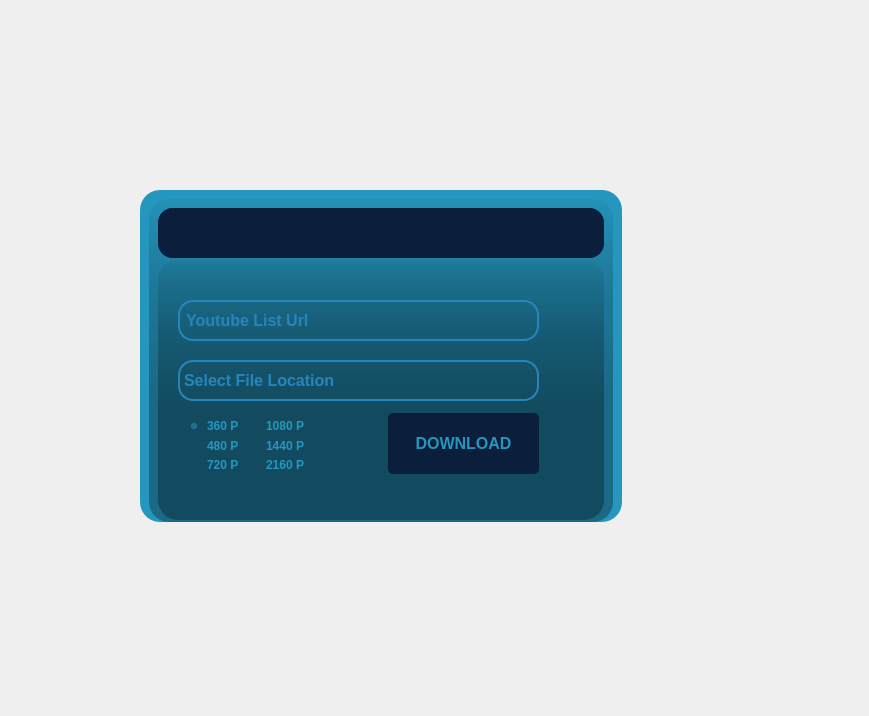
<?xml version="1.0" encoding="UTF-8"?>
<ui version="4.0">
 <class>Form</class>
 <widget class="QWidget" name="Form">
  <property name="geometry">
   <rect>
    <x>0</x>
    <y>0</y>
    <width>869</width>
    <height>716</height>
   </rect>
  </property>
  <property name="windowTitle">
   <string>Form</string>
  </property>
  <widget class="QFrame" name="frm_outer">
   <property name="geometry">
    <rect>
     <x>140</x>
     <y>190</y>
     <width>482</width>
     <height>332</height>
    </rect>
   </property>
   <property name="sizePolicy">
    <sizepolicy hsizetype="Expanding" vsizetype="Expanding">
     <horstretch>0</horstretch>
     <verstretch>0</verstretch>
    </sizepolicy>
   </property>
   <property name="maximumSize">
    <size>
     <width>800</width>
     <height>600</height>
    </size>
   </property>
   <property name="styleSheet">
    <string notr="true">background-color:#2596be;
border-radius:20px;
</string>
   </property>
   <property name="frameShape">
    <enum>QFrame::StyledPanel</enum>
   </property>
   <property name="frameShadow">
    <enum>QFrame::Raised</enum>
   </property>
   <layout class="QVBoxLayout" name="verticalLayout_3">
    <property name="bottomMargin">
     <number>0</number>
    </property>
    <item>
     <widget class="QFrame" name="frm_middle">
      <property name="sizePolicy">
       <sizepolicy hsizetype="Expanding" vsizetype="Expanding">
        <horstretch>0</horstretch>
        <verstretch>0</verstretch>
       </sizepolicy>
      </property>
      <property name="styleSheet">
       <string notr="true">background-color:qlineargradient(spread:pad,x1:0,y1:0,x2:0,y2:0.715909,stop:0 rgba(0,0,0,9), stop:0.375 rgba(0,0,0,50),stop:0.835227 rgba(0,0,0,75));
border-radius:20px;
</string>
      </property>
      <property name="frameShape">
       <enum>QFrame::StyledPanel</enum>
      </property>
      <property name="frameShadow">
       <enum>QFrame::Raised</enum>
      </property>
      <layout class="QVBoxLayout" name="verticalLayout_2">
       <property name="bottomMargin">
        <number>0</number>
       </property>
       <item>
        <widget class="QFrame" name="frm_inside">
         <property name="sizePolicy">
          <sizepolicy hsizetype="Expanding" vsizetype="Expanding">
           <horstretch>0</horstretch>
           <verstretch>0</verstretch>
          </sizepolicy>
         </property>
         <property name="styleSheet">
          <string notr="true">/* FRAME STYLE */
QFrame{
    background-color: transparent;
    border-radius: 15px;
}

/* BUTTON STYLE */
QPushButton{
    background-color: transparent;
	color: #2596be;
	border-radius: 5px;
	padding: 8px 10px; /* Adjust the padding for the pop-up effect */
	box-shadow: 2px 2px 5px rgba(0, 0, 0, 0.2); /* Add a box shadow for the pop-up effect */
}

QPushButton:hover{
	background-color: qlineargradient(spread:pad, x1:0, y1:0.505682, x2:1, y2:0.477, stop:0 rgba(37, 150, 190, 200), stop:1 rgba(85, 98, 112, 226));
}

QPushButton:pressed{
	padding-left: 8px;
	padding-top: 10px;
	background-color: rgba(105, 118, 132, 200);
	box-shadow: none; /* Remove the box shadow when pressed */
}


QStackedWidget{    
	background-color: transparent;
	border-radius:15px;
}

#lbl_file_location {
    background-color: transparent;
    color: #2586be;
    border-radius: 15px;
    border: 2px solid #2586be;
}

#lineEdit_url{
    background-color: transparent;
    color: #2586be;
    border-radius: 15px;
    border: 2px solid #2586be;
}</string>
         </property>
         <property name="frameShape">
          <enum>QFrame::StyledPanel</enum>
         </property>
         <property name="frameShadow">
          <enum>QFrame::Raised</enum>
         </property>
         <layout class="QVBoxLayout" name="verticalLayout_4">
          <property name="spacing">
           <number>2</number>
          </property>
          <property name="leftMargin">
           <number>0</number>
          </property>
          <property name="topMargin">
           <number>0</number>
          </property>
          <property name="rightMargin">
           <number>0</number>
          </property>
          <property name="bottomMargin">
           <number>2</number>
          </property>
          <item>
           <widget class="QFrame" name="frm_header">
            <property name="minimumSize">
             <size>
              <width>0</width>
              <height>50</height>
             </size>
            </property>
            <property name="styleSheet">
             <string notr="true">QFrame{
background-color:#0b1e3b;
border-radius:15px;
}
QPushButton{
	background-color: transparent;
	color:rgba(255, 255, 255, 210);
	border-radius:5px;
}
QPushButton:hover{
	background-color: qlineargradient(spread:pad, x1:0, y1:0.505682, x2:1, y2:0.477, stop:0 rgba(40, 67, 98, 219), stop:1 rgba(105, 118, 132, 226));
}
QPushButton:pressed{
	padding-left:5px;
	padding-top:5px;
	background-color:rgba(105, 118, 132, 200);
}</string>
            </property>
            <property name="frameShape">
             <enum>QFrame::StyledPanel</enum>
            </property>
            <property name="frameShadow">
             <enum>QFrame::Raised</enum>
            </property>
            <layout class="QHBoxLayout" name="horizontalLayout">
             <property name="spacing">
              <number>0</number>
             </property>
             <property name="leftMargin">
              <number>0</number>
             </property>
             <property name="topMargin">
              <number>0</number>
             </property>
             <property name="rightMargin">
              <number>0</number>
             </property>
             <property name="bottomMargin">
              <number>0</number>
             </property>
             <item alignment="Qt::AlignLeft">
              <widget class="QFrame" name="frm_contact_info">
               <property name="styleSheet">
                <string notr="true"/>
               </property>
               <property name="frameShape">
                <enum>QFrame::StyledPanel</enum>
               </property>
               <property name="frameShadow">
                <enum>QFrame::Raised</enum>
               </property>
               <layout class="QHBoxLayout" name="horizontalLayout_3">
                <item>
                 <widget class="QPushButton" name="btn_github">
                  <property name="cursor">
                   <cursorShape>PointingHandCursor</cursorShape>
                  </property>
                  <property name="text">
                   <string/>
                  </property>
                  <property name="icon">
                   <iconset resource="Icons/youtube.qrc">
                    <normaloff>:/Icons/github.svg</normaloff>:/Icons/github.svg</iconset>
                  </property>
                  <property name="iconSize">
                   <size>
                    <width>40</width>
                    <height>40</height>
                   </size>
                  </property>
                 </widget>
                </item>
                <item>
                 <widget class="QPushButton" name="btn_linkedin">
                  <property name="cursor">
                   <cursorShape>PointingHandCursor</cursorShape>
                  </property>
                  <property name="text">
                   <string/>
                  </property>
                  <property name="icon">
                   <iconset resource="Icons/youtube.qrc">
                    <normaloff>:/Icons/linkedin.svg</normaloff>:/Icons/linkedin.svg</iconset>
                  </property>
                  <property name="iconSize">
                   <size>
                    <width>40</width>
                    <height>40</height>
                   </size>
                  </property>
                 </widget>
                </item>
                <item>
                 <widget class="QPushButton" name="btn_cv">
                  <property name="cursor">
                   <cursorShape>PointingHandCursor</cursorShape>
                  </property>
                  <property name="text">
                   <string/>
                  </property>
                  <property name="icon">
                   <iconset resource="Icons/youtube.qrc">
                    <normaloff>:/Icons/paperclip.svg</normaloff>:/Icons/paperclip.svg</iconset>
                  </property>
                  <property name="iconSize">
                   <size>
                    <width>40</width>
                    <height>40</height>
                   </size>
                  </property>
                 </widget>
                </item>
                <item>
                 <widget class="QPushButton" name="btn_email">
                  <property name="cursor">
                   <cursorShape>PointingHandCursor</cursorShape>
                  </property>
                  <property name="text">
                   <string/>
                  </property>
                  <property name="icon">
                   <iconset resource="Icons/youtube.qrc">
                    <normaloff>:/Icons/mail.svg</normaloff>:/Icons/mail.svg</iconset>
                  </property>
                  <property name="iconSize">
                   <size>
                    <width>40</width>
                    <height>40</height>
                   </size>
                  </property>
                 </widget>
                </item>
               </layout>
              </widget>
             </item>
             <item alignment="Qt::AlignRight">
              <widget class="QFrame" name="frm_top_right">
               <property name="styleSheet">
                <string notr="true"/>
               </property>
               <property name="frameShape">
                <enum>QFrame::StyledPanel</enum>
               </property>
               <property name="frameShadow">
                <enum>QFrame::Raised</enum>
               </property>
               <layout class="QHBoxLayout" name="horizontalLayout_2">
                <property name="spacing">
                 <number>2</number>
                </property>
                <property name="leftMargin">
                 <number>2</number>
                </property>
                <property name="topMargin">
                 <number>0</number>
                </property>
                <property name="rightMargin">
                 <number>2</number>
                </property>
                <property name="bottomMargin">
                 <number>0</number>
                </property>
                <item>
                 <widget class="QPushButton" name="btn_minimize">
                  <property name="cursor">
                   <cursorShape>PointingHandCursor</cursorShape>
                  </property>
                  <property name="styleSheet">
                   <string notr="true"/>
                  </property>
                  <property name="text">
                   <string/>
                  </property>
                  <property name="icon">
                   <iconset resource="Icons/youtube.qrc">
                    <normaloff>:/Icons/chevron-down.svg</normaloff>:/Icons/chevron-down.svg</iconset>
                  </property>
                  <property name="iconSize">
                   <size>
                    <width>40</width>
                    <height>40</height>
                   </size>
                  </property>
                 </widget>
                </item>
                <item>
                 <widget class="QPushButton" name="btn_close">
                  <property name="cursor">
                   <cursorShape>PointingHandCursor</cursorShape>
                  </property>
                  <property name="text">
                   <string/>
                  </property>
                  <property name="icon">
                   <iconset resource="Icons/youtube.qrc">
                    <normaloff>:/Icons/x.svg</normaloff>:/Icons/x.svg</iconset>
                  </property>
                  <property name="iconSize">
                   <size>
                    <width>40</width>
                    <height>40</height>
                   </size>
                  </property>
                 </widget>
                </item>
               </layout>
              </widget>
             </item>
            </layout>
           </widget>
          </item>
          <item>
           <widget class="QStackedWidget" name="pages">
            <property name="styleSheet">
             <string notr="true">QPushButton#btn_download,
QPushButton#btn_info_return {
    background-color: #0b1e3b;
    color: #2596be;
    border-radius: 5px;
    padding: 8px 10px;
    box-shadow: 2px 2px 5px rgba(0, 0, 0, 0.2);
}

QPushButton#btn_download:hover,
QPushButton#btn_info_return:hover {
    background-color: qlineargradient(spread:pad, x1:0, y1:0.505682, x2:1, y2:0.477, stop:0 rgba(37, 150, 190, 200), stop:1 rgba(85, 98, 112, 226));
}

QPushButton#btn_download:pressed,
QPushButton#btn_info_return:pressed {
    padding-left: 8px;
    padding-top: 10px;
    background-color: rgba(105, 118, 132, 200);
    box-shadow: none;
}

QRadioButton#rb_360p,
QRadioButton#rb_480p,
QRadioButton#rb_720p,
QRadioButton#rb_1080p,
QRadioButton#rb_1440p,
QRadioButton#rb_2160p {
    background-color: transparent;
    color: #2596be;
}
</string>
            </property>
            <property name="currentIndex">
             <number>0</number>
            </property>
            <widget class="QWidget" name="page_download">
             <widget class="QLabel" name="lbl_file_location">
              <property name="geometry">
               <rect>
                <x>20</x>
                <y>100</y>
                <width>361</width>
                <height>41</height>
               </rect>
              </property>
              <property name="font">
               <font>
                <pointsize>12</pointsize>
                <weight>75</weight>
                <bold>true</bold>
               </font>
              </property>
              <property name="styleSheet">
               <string notr="true"/>
              </property>
              <property name="text">
               <string>Select File Location</string>
              </property>
              <property name="wordWrap">
               <bool>false</bool>
              </property>
              <property name="textInteractionFlags">
               <set>Qt::NoTextInteraction</set>
              </property>
             </widget>
             <widget class="QPushButton" name="btn_file_location">
              <property name="geometry">
               <rect>
                <x>385</x>
                <y>94</y>
                <width>50</width>
                <height>50</height>
               </rect>
              </property>
              <property name="cursor">
               <cursorShape>PointingHandCursor</cursorShape>
              </property>
              <property name="styleSheet">
               <string notr="true"/>
              </property>
              <property name="text">
               <string/>
              </property>
              <property name="icon">
               <iconset resource="Icons/youtube.qrc">
                <normaloff>:/Icons/folder.svg</normaloff>:/Icons/folder.svg</iconset>
              </property>
              <property name="iconSize">
               <size>
                <width>50</width>
                <height>50</height>
               </size>
              </property>
             </widget>
             <widget class="QPushButton" name="btn_download">
              <property name="geometry">
               <rect>
                <x>230</x>
                <y>153</y>
                <width>151</width>
                <height>61</height>
               </rect>
              </property>
              <property name="font">
               <font>
                <pointsize>12</pointsize>
                <weight>75</weight>
                <bold>true</bold>
               </font>
              </property>
              <property name="cursor">
               <cursorShape>PointingHandCursor</cursorShape>
              </property>
              <property name="styleSheet">
               <string notr="true"/>
              </property>
              <property name="text">
               <string>DOWNLOAD</string>
              </property>
             </widget>
             <widget class="QPushButton" name="btn_url">
              <property name="geometry">
               <rect>
                <x>385</x>
                <y>34</y>
                <width>50</width>
                <height>50</height>
               </rect>
              </property>
              <property name="cursor">
               <cursorShape>PointingHandCursor</cursorShape>
              </property>
              <property name="styleSheet">
               <string notr="true"/>
              </property>
              <property name="text">
               <string/>
              </property>
              <property name="icon">
               <iconset resource="Icons/youtube.qrc">
                <normaloff>:/Icons/paperclip.svg</normaloff>:/Icons/paperclip.svg</iconset>
              </property>
              <property name="iconSize">
               <size>
                <width>50</width>
                <height>50</height>
               </size>
              </property>
             </widget>
             <widget class="QLineEdit" name="lineEdit_url">
              <property name="geometry">
               <rect>
                <x>20</x>
                <y>40</y>
                <width>361</width>
                <height>41</height>
               </rect>
              </property>
              <property name="font">
               <font>
                <pointsize>12</pointsize>
                <weight>75</weight>
                <bold>true</bold>
               </font>
              </property>
              <property name="text">
               <string> Youtube List Url</string>
              </property>
             </widget>
             <widget class="QFrame" name="frm_rb">
              <property name="geometry">
               <rect>
                <x>20</x>
                <y>150</y>
                <width>141</width>
                <height>71</height>
               </rect>
              </property>
              <property name="frameShape">
               <enum>QFrame::StyledPanel</enum>
              </property>
              <property name="frameShadow">
               <enum>QFrame::Raised</enum>
              </property>
              <layout class="QFormLayout" name="formLayout">
               <item row="0" column="0">
                <widget class="QRadioButton" name="rb_360p">
                 <property name="font">
                  <font>
                   <weight>75</weight>
                   <bold>true</bold>
                  </font>
                 </property>
                 <property name="text">
                  <string>360 P</string>
                 </property>
                 <property name="checked">
                  <bool>true</bool>
                 </property>
                </widget>
               </item>
               <item row="0" column="1">
                <widget class="QRadioButton" name="rb_1080p">
                 <property name="font">
                  <font>
                   <weight>75</weight>
                   <bold>true</bold>
                  </font>
                 </property>
                 <property name="text">
                  <string>1080 P</string>
                 </property>
                </widget>
               </item>
               <item row="1" column="0">
                <widget class="QRadioButton" name="rb_480p">
                 <property name="font">
                  <font>
                   <weight>75</weight>
                   <bold>true</bold>
                  </font>
                 </property>
                 <property name="text">
                  <string>480 P</string>
                 </property>
                </widget>
               </item>
               <item row="1" column="1">
                <widget class="QRadioButton" name="rb_1440p">
                 <property name="font">
                  <font>
                   <weight>75</weight>
                   <bold>true</bold>
                  </font>
                 </property>
                 <property name="text">
                  <string>1440 P</string>
                 </property>
                </widget>
               </item>
               <item row="2" column="0">
                <widget class="QRadioButton" name="rb_720p">
                 <property name="font">
                  <font>
                   <weight>75</weight>
                   <bold>true</bold>
                  </font>
                 </property>
                 <property name="text">
                  <string>720 P</string>
                 </property>
                </widget>
               </item>
               <item row="2" column="1">
                <widget class="QRadioButton" name="rb_2160p">
                 <property name="font">
                  <font>
                   <weight>75</weight>
                   <bold>true</bold>
                  </font>
                 </property>
                 <property name="text">
                  <string>2160 P</string>
                 </property>
                </widget>
               </item>
              </layout>
             </widget>
            </widget>
            <widget class="QWidget" name="page_info">
             <widget class="QLabel" name="lbl_info_message">
              <property name="geometry">
               <rect>
                <x>92</x>
                <y>90</y>
                <width>261</width>
                <height>71</height>
               </rect>
              </property>
              <property name="font">
               <font>
                <pointsize>12</pointsize>
                <weight>75</weight>
                <bold>true</bold>
               </font>
              </property>
              <property name="styleSheet">
               <string notr="true">background-color:transparent;
color: #2586be;
border-radius:15px;

</string>
              </property>
              <property name="text">
               <string>&lt;html&gt;&lt;head/&gt;&lt;body&gt;&lt;p align=&quot;center&quot;&gt;Downloading...&lt;/p&gt;&lt;/body&gt;&lt;/html&gt;</string>
              </property>
              <property name="alignment">
               <set>Qt::AlignCenter</set>
              </property>
              <property name="wordWrap">
               <bool>true</bool>
              </property>
             </widget>
             <widget class="QPushButton" name="btn_info_return">
              <property name="geometry">
               <rect>
                <x>153</x>
                <y>170</y>
                <width>141</width>
                <height>51</height>
               </rect>
              </property>
              <property name="font">
               <font>
                <pointsize>12</pointsize>
                <weight>75</weight>
                <bold>true</bold>
               </font>
              </property>
              <property name="cursor">
               <cursorShape>PointingHandCursor</cursorShape>
              </property>
              <property name="styleSheet">
               <string notr="true"/>
              </property>
              <property name="text">
               <string>RETURN</string>
              </property>
             </widget>
             <widget class="QLabel" name="lbl_icon_success">
              <property name="geometry">
               <rect>
                <x>187</x>
                <y>10</y>
                <width>71</width>
                <height>71</height>
               </rect>
              </property>
              <property name="text">
               <string/>
              </property>
              <property name="pixmap">
               <pixmap resource="Icons/youtube.qrc">:/Icons/arrow-down-circle.svg</pixmap>
              </property>
              <property name="scaledContents">
               <bool>true</bool>
              </property>
             </widget>
            </widget>
           </widget>
          </item>
         </layout>
        </widget>
       </item>
      </layout>
     </widget>
    </item>
   </layout>
  </widget>
 </widget>
 <resources>
  <include location="Icons/youtube.qrc"/>
 </resources>
 <connections/>
</ui>
